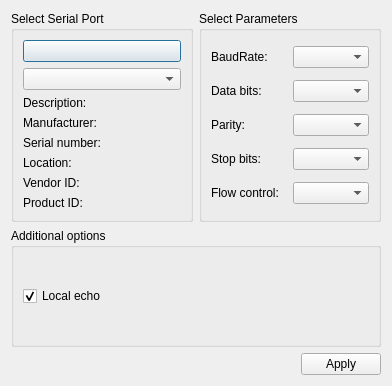
<?xml version="1.0" encoding="UTF-8"?>
<ui version="4.0">
 <class>SettingsDialog</class>
 <widget class="QDialog" name="SettingsDialog">
  <property name="geometry">
   <rect>
    <x>0</x>
    <y>0</y>
    <width>392</width>
    <height>386</height>
   </rect>
  </property>
  <property name="windowTitle">
   <string>Settings</string>
  </property>
  <layout class="QGridLayout" name="gridLayout_3">
   <item row="0" column="1">
    <widget class="QGroupBox" name="parametersBox">
     <property name="title">
      <string>Select Parameters</string>
     </property>
     <layout class="QGridLayout" name="gridLayout_2">
      <item row="0" column="0">
       <widget class="QLabel" name="baudRateLabel">
        <property name="text">
         <string>BaudRate:</string>
        </property>
       </widget>
      </item>
      <item row="0" column="1">
       <widget class="QComboBox" name="baudRateBox"/>
      </item>
      <item row="1" column="0">
       <widget class="QLabel" name="dataBitsLabel">
        <property name="text">
         <string>Data bits:</string>
        </property>
       </widget>
      </item>
      <item row="1" column="1">
       <widget class="QComboBox" name="dataBitsBox"/>
      </item>
      <item row="2" column="0">
       <widget class="QLabel" name="parityLabel">
        <property name="text">
         <string>Parity:</string>
        </property>
       </widget>
      </item>
      <item row="2" column="1">
       <widget class="QComboBox" name="parityBox"/>
      </item>
      <item row="3" column="0">
       <widget class="QLabel" name="stopBitsLabel">
        <property name="text">
         <string>Stop bits:</string>
        </property>
       </widget>
      </item>
      <item row="3" column="1">
       <widget class="QComboBox" name="stopBitsBox"/>
      </item>
      <item row="4" column="0">
       <widget class="QLabel" name="flowControlLabel">
        <property name="text">
         <string>Flow control:</string>
        </property>
       </widget>
      </item>
      <item row="4" column="1">
       <widget class="QComboBox" name="flowControlBox"/>
      </item>
     </layout>
    </widget>
   </item>
   <item row="0" column="0">
    <widget class="QGroupBox" name="selectBox">
     <property name="title">
      <string>Select Serial Port</string>
     </property>
     <layout class="QGridLayout" name="gridLayout">
      <item row="3" column="0">
       <widget class="QLabel" name="manufacturerLabel">
        <property name="text">
         <string>Manufacturer:</string>
        </property>
       </widget>
      </item>
      <item row="7" column="0">
       <widget class="QLabel" name="pidLabel">
        <property name="text">
         <string>Product ID:</string>
        </property>
       </widget>
      </item>
      <item row="6" column="0">
       <widget class="QLabel" name="vidLabel">
        <property name="text">
         <string>Vendor ID:</string>
        </property>
       </widget>
      </item>
      <item row="2" column="0">
       <widget class="QLabel" name="descriptionLabel">
        <property name="text">
         <string>Description:</string>
        </property>
       </widget>
      </item>
      <item row="1" column="0">
       <widget class="QComboBox" name="serialPortInfoListBox"/>
      </item>
      <item row="4" column="0">
       <widget class="QLabel" name="serialNumberLabel">
        <property name="text">
         <string>Serial number:</string>
        </property>
       </widget>
      </item>
      <item row="5" column="0">
       <widget class="QLabel" name="locationLabel">
        <property name="text">
         <string>Location:</string>
        </property>
       </widget>
      </item>
      <item row="0" column="0">
       <widget class="QPushButton" name="updatePButton">
        <property name="text">
         <string/>
        </property>
        <property name="icon">
         <iconset theme="QIcon::ThemeIcon::SyncSynchronizing"/>
        </property>
       </widget>
      </item>
     </layout>
    </widget>
   </item>
   <item row="2" column="0" colspan="2">
    <layout class="QHBoxLayout" name="horizontalLayout">
     <item>
      <spacer name="horizontalSpacer">
       <property name="orientation">
        <enum>Qt::Orientation::Horizontal</enum>
       </property>
       <property name="sizeHint" stdset="0">
        <size>
         <width>96</width>
         <height>20</height>
        </size>
       </property>
      </spacer>
     </item>
     <item>
      <widget class="QPushButton" name="applyButton">
       <property name="text">
        <string>Apply</string>
       </property>
      </widget>
     </item>
    </layout>
   </item>
   <item row="1" column="0" colspan="2">
    <widget class="QGroupBox" name="additionalOptionsGroupBox">
     <property name="title">
      <string>Additional options</string>
     </property>
     <layout class="QVBoxLayout" name="verticalLayout">
      <item>
       <widget class="QCheckBox" name="localEchoCheckBox">
        <property name="text">
         <string>Local echo</string>
        </property>
        <property name="checked">
         <bool>true</bool>
        </property>
       </widget>
      </item>
     </layout>
    </widget>
   </item>
  </layout>
 </widget>
 <resources/>
 <connections/>
</ui>
